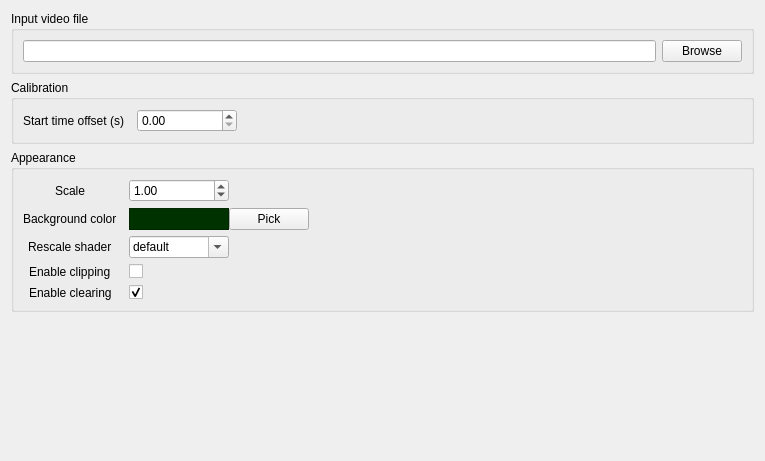
      <widget class="QWidget" name="toolBoxMainVideo">
       <property name="geometry">
        <rect>
         <x>0</x>
         <y>0</y>
         <width>765</width>
         <height>461</height>
        </rect>
       </property>
       <attribute name="label">
        <string>Input Video</string>
       </attribute>
       <layout class="QVBoxLayout" name="verticalLayout">
        <item>
         <widget class="QGroupBox" name="groupBox_3">
          <property name="sizePolicy">
           <sizepolicy hsizetype="Preferred" vsizetype="Maximum">
            <horstretch>0</horstretch>
            <verstretch>0</verstretch>
           </sizepolicy>
          </property>
          <property name="title">
           <string>Input video file</string>
          </property>
          <layout class="QHBoxLayout" name="horizontalLayout">
           <item>
            <widget class="QLineEdit" name="lineEditInputVideoFile">
             <property name="sizePolicy">
              <sizepolicy hsizetype="Expanding" vsizetype="Fixed">
               <horstretch>0</horstretch>
               <verstretch>0</verstretch>
              </sizepolicy>
             </property>
             <property name="minimumSize">
              <size>
               <width>100</width>
               <height>0</height>
              </size>
             </property>
             <property name="toolTip">
              <string>The video file used for playback</string>
             </property>
            </widget>
           </item>
           <item alignment="Qt::AlignRight">
            <widget class="QPushButton" name="pushButtonBrowseInputVideoFile">
             <property name="sizePolicy">
              <sizepolicy hsizetype="Preferred" vsizetype="Fixed">
               <horstretch>0</horstretch>
               <verstretch>0</verstretch>
              </sizepolicy>
             </property>
             <property name="text">
              <string>Browse</string>
             </property>
            </widget>
           </item>
          </layout>
         </widget>
        </item>
        <item>
         <widget class="QGroupBox" name="groupBox">
          <property name="title">
           <string>Calibration</string>
          </property>
          <layout class="QFormLayout" name="formLayout_4">
           <property name="fieldGrowthPolicy">
            <enum>QFormLayout::AllNonFixedFieldsGrow</enum>
           </property>
           <property name="labelAlignment">
            <set>Qt::AlignLeading|Qt::AlignLeft|Qt::AlignVCenter</set>
           </property>
           <property name="formAlignment">
            <set>Qt::AlignLeading|Qt::AlignLeft|Qt::AlignTop</set>
           </property>
           <property name="horizontalSpacing">
            <number>12</number>
           </property>
           <item row="0" column="0">
            <widget class="QLabel" name="label_38">
             <property name="sizePolicy">
              <sizepolicy hsizetype="Preferred" vsizetype="Preferred">
               <horstretch>0</horstretch>
               <verstretch>0</verstretch>
              </sizepolicy>
             </property>
             <property name="minimumSize">
              <size>
               <width>0</width>
               <height>0</height>
              </size>
             </property>
             <property name="maximumSize">
              <size>
               <width>16777215</width>
               <height>16777215</height>
              </size>
             </property>
             <property name="text">
              <string>Start time offset (s)</string>
             </property>
            </widget>
           </item>
           <item row="0" column="1">
            <widget class="QDoubleSpinBox" name="doubleSpinBoxVideoStartTimeOffset">
             <property name="sizePolicy">
              <sizepolicy hsizetype="Preferred" vsizetype="Fixed">
               <horstretch>0</horstretch>
               <verstretch>0</verstretch>
              </sizepolicy>
             </property>
             <property name="minimumSize">
              <size>
               <width>100</width>
               <height>0</height>
              </size>
             </property>
             <property name="maximumSize">
              <size>
               <width>100</width>
               <height>16777215</height>
              </size>
             </property>
             <property name="toolTip">
              <string>How many seconds to offset the video start</string>
             </property>
             <property name="minimum">
              <double>0.000000000000000</double>
             </property>
             <property name="maximum">
              <double>999999999.000000000000000</double>
             </property>
             <property name="singleStep">
              <double>1.000000000000000</double>
             </property>
             <property name="value">
              <double>0.000000000000000</double>
             </property>
            </widget>
           </item>
          </layout>
         </widget>
        </item>
        <item>
         <widget class="QGroupBox" name="groupBox_17">
          <property name="title">
           <string>Appearance</string>
          </property>
          <layout class="QFormLayout" name="formLayout_5">
           <property name="fieldGrowthPolicy">
            <enum>QFormLayout::AllNonFixedFieldsGrow</enum>
           </property>
           <property name="labelAlignment">
            <set>Qt::AlignCenter</set>
           </property>
           <property name="formAlignment">
            <set>Qt::AlignLeading|Qt::AlignLeft|Qt::AlignTop</set>
           </property>
           <property name="horizontalSpacing">
            <number>12</number>
           </property>
           <item row="0" column="0">
            <widget class="QLabel" name="label_26">
             <property name="sizePolicy">
              <sizepolicy hsizetype="Preferred" vsizetype="Preferred">
               <horstretch>0</horstretch>
               <verstretch>0</verstretch>
              </sizepolicy>
             </property>
             <property name="minimumSize">
              <size>
               <width>0</width>
               <height>0</height>
              </size>
             </property>
             <property name="maximumSize">
              <size>
               <width>16777215</width>
               <height>16777215</height>
              </size>
             </property>
             <property name="text">
              <string>Scale</string>
             </property>
            </widget>
           </item>
           <item row="0" column="1">
            <widget class="QDoubleSpinBox" name="doubleSpinBoxVideoScale">
             <property name="sizePolicy">
              <sizepolicy hsizetype="Preferred" vsizetype="Fixed">
               <horstretch>0</horstretch>
               <verstretch>0</verstretch>
              </sizepolicy>
             </property>
             <property name="minimumSize">
              <size>
               <width>100</width>
               <height>0</height>
              </size>
             </property>
             <property name="maximumSize">
              <size>
               <width>100</width>
               <height>16777215</height>
              </size>
             </property>
             <property name="toolTip">
              <string>Initial scale of the video</string>
             </property>
             <property name="maximum">
              <double>99999.000000000000000</double>
             </property>
             <property name="singleStep">
              <double>0.100000000000000</double>
             </property>
             <property name="value">
              <double>1.000000000000000</double>
             </property>
            </widget>
           </item>
           <item row="1" column="0">
            <widget class="QLabel" name="label_29">
             <property name="sizePolicy">
              <sizepolicy hsizetype="Preferred" vsizetype="Preferred">
               <horstretch>0</horstretch>
               <verstretch>0</verstretch>
              </sizepolicy>
             </property>
             <property name="minimumSize">
              <size>
               <width>0</width>
               <height>0</height>
              </size>
             </property>
             <property name="maximumSize">
              <size>
               <width>16777215</width>
               <height>16777215</height>
              </size>
             </property>
             <property name="text">
              <string>Background color</string>
             </property>
            </widget>
           </item>
           <item row="1" column="1">
            <layout class="QHBoxLayout" name="horizontalLayout_15">
             <item>
              <widget class="QLabel" name="labelVideoBackgroundColor">
               <property name="minimumSize">
                <size>
                 <width>100</width>
                 <height>0</height>
                </size>
               </property>
               <property name="maximumSize">
                <size>
                 <width>100</width>
                 <height>16777215</height>
                </size>
               </property>
               <property name="toolTip">
                <string>The video background color</string>
               </property>
               <property name="styleSheet">
                <string notr="true">background-color: rgb(0, 50, 0);</string>
               </property>
               <property name="frameShape">
                <enum>QFrame::StyledPanel</enum>
               </property>
               <property name="text">
                <string/>
               </property>
              </widget>
             </item>
             <item alignment="Qt::AlignLeft">
              <widget class="QPushButton" name="pushButtonPickVideoBackgroundColor">
               <property name="text">
                <string>Pick</string>
               </property>
              </widget>
             </item>
            </layout>
           </item>
           <item row="2" column="0">
            <widget class="QLabel" name="label_12">
             <property name="sizePolicy">
              <sizepolicy hsizetype="Preferred" vsizetype="Preferred">
               <horstretch>0</horstretch>
               <verstretch>0</verstretch>
              </sizepolicy>
             </property>
             <property name="minimumSize">
              <size>
               <width>0</width>
               <height>0</height>
              </size>
             </property>
             <property name="maximumSize">
              <size>
               <width>16777215</width>
               <height>16777215</height>
              </size>
             </property>
             <property name="text">
              <string>Rescale shader</string>
             </property>
            </widget>
           </item>
           <item row="2" column="1">
            <widget class="QComboBox" name="comboBoxVideoRescaleShader">
             <property name="sizePolicy">
              <sizepolicy hsizetype="Preferred" vsizetype="Fixed">
               <horstretch>0</horstretch>
               <verstretch>0</verstretch>
              </sizepolicy>
             </property>
             <property name="minimumSize">
              <size>
               <width>100</width>
               <height>0</height>
              </size>
             </property>
             <property name="maximumSize">
              <size>
               <width>100</width>
               <height>16777215</height>
              </size>
             </property>
             <property name="toolTip">
              <string>Select which shader will be used for image rescaling</string>
             </property>
             <property name="editable">
              <bool>true</bool>
             </property>
             <property name="currentIndex">
              <number>0</number>
             </property>
             <item>
              <property name="text">
               <string>default</string>
              </property>
             </item>
             <item>
              <property name="text">
               <string>bilinear</string>
              </property>
             </item>
             <item>
              <property name="text">
               <string>bicubic</string>
              </property>
             </item>
            </widget>
           </item>
           <item row="3" column="0">
            <widget class="QLabel" name="label_33">
             <property name="sizePolicy">
              <sizepolicy hsizetype="Preferred" vsizetype="Preferred">
               <horstretch>0</horstretch>
               <verstretch>0</verstretch>
              </sizepolicy>
             </property>
             <property name="minimumSize">
              <size>
               <width>0</width>
               <height>0</height>
              </size>
             </property>
             <property name="maximumSize">
              <size>
               <width>16777215</width>
               <height>16777215</height>
              </size>
             </property>
             <property name="text">
              <string>Enable clipping</string>
             </property>
            </widget>
           </item>
           <item row="3" column="1">
            <widget class="QCheckBox" name="checkBoxVideoEnableClipping">
             <property name="sizePolicy">
              <sizepolicy hsizetype="Preferred" vsizetype="Fixed">
               <horstretch>0</horstretch>
               <verstretch>0</verstretch>
              </sizepolicy>
             </property>
             <property name="minimumSize">
              <size>
               <width>100</width>
               <height>0</height>
              </size>
             </property>
             <property name="maximumSize">
              <size>
               <width>100</width>
               <height>16777215</height>
              </size>
             </property>
             <property name="toolTip">
              <string>Whether to clip the video (useful when stabilization is enabled)</string>
             </property>
             <property name="text">
              <string/>
             </property>
             <property name="checked">
              <bool>false</bool>
             </property>
            </widget>
           </item>
           <item row="4" column="0">
            <widget class="QLabel" name="label_30">
             <property name="sizePolicy">
              <sizepolicy hsizetype="Preferred" vsizetype="Preferred">
               <horstretch>0</horstretch>
               <verstretch>0</verstretch>
              </sizepolicy>
             </property>
             <property name="minimumSize">
              <size>
               <width>0</width>
               <height>0</height>
              </size>
             </property>
             <property name="maximumSize">
              <size>
               <width>16777215</width>
               <height>16777215</height>
              </size>
             </property>
             <property name="text">
              <string>Enable clearing</string>
             </property>
            </widget>
           </item>
           <item row="4" column="1">
            <widget class="QCheckBox" name="checkBoxVideoEnableClearing">
             <property name="sizePolicy">
              <sizepolicy hsizetype="Preferred" vsizetype="Fixed">
               <horstretch>0</horstretch>
               <verstretch>0</verstretch>
              </sizepolicy>
             </property>
             <property name="minimumSize">
              <size>
               <width>100</width>
               <height>0</height>
              </size>
             </property>
             <property name="maximumSize">
              <size>
               <width>100</width>
               <height>16777215</height>
              </size>
             </property>
             <property name="toolTip">
              <string>Whether to clear previous frames from the background (useful when stabilization is enabled)</string>
             </property>
             <property name="text">
              <string/>
             </property>
             <property name="checked">
              <bool>true</bool>
             </property>
            </widget>
           </item>
          </layout>
         </widget>
        </item>
        <item>
         <spacer name="verticalSpacer_5">
          <property name="orientation">
           <enum>Qt::Vertical</enum>
          </property>
          <property name="sizeHint" stdset="0">
           <size>
            <width>20</width>
            <height>40</height>
           </size>
          </property>
         </spacer>
        </item>
       </layout>
      </widget>
